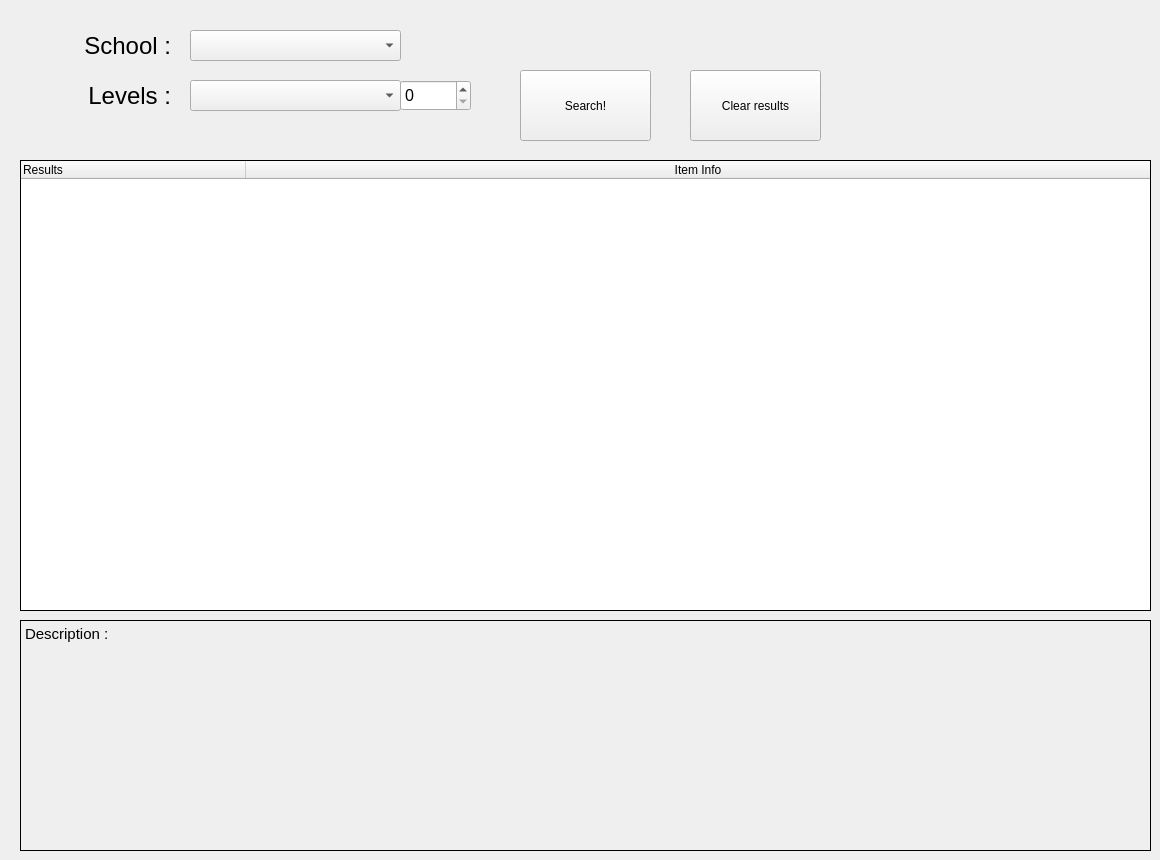
    <widget class="QWidget" name="spells_tab">
     <attribute name="title">
      <string>Spells</string>
     </attribute>
     <widget class="QPushButton" name="spell_clear_button">
      <property name="geometry">
       <rect>
        <x>690</x>
        <y>70</y>
        <width>131</width>
        <height>71</height>
       </rect>
      </property>
      <property name="text">
       <string>Clear results</string>
      </property>
     </widget>
     <widget class="QComboBox" name="spell_school_comboBox">
      <property name="geometry">
       <rect>
        <x>190</x>
        <y>30</y>
        <width>211</width>
        <height>31</height>
       </rect>
      </property>
     </widget>
     <widget class="QLabel" name="school_label">
      <property name="geometry">
       <rect>
        <x>20</x>
        <y>30</y>
        <width>151</width>
        <height>31</height>
       </rect>
      </property>
      <property name="font">
       <font>
        <pointsize>18</pointsize>
       </font>
      </property>
      <property name="text">
       <string>School :</string>
      </property>
      <property name="alignment">
       <set>Qt::AlignRight|Qt::AlignTrailing|Qt::AlignVCenter</set>
      </property>
     </widget>
     <widget class="QSpinBox" name="spell_class_spinBox">
      <property name="geometry">
       <rect>
        <x>400</x>
        <y>80</y>
        <width>71</width>
        <height>31</height>
       </rect>
      </property>
      <property name="font">
       <font>
        <pointsize>12</pointsize>
       </font>
      </property>
     </widget>
     <widget class="QPushButton" name="spell_search_button">
      <property name="geometry">
       <rect>
        <x>520</x>
        <y>70</y>
        <width>131</width>
        <height>71</height>
       </rect>
      </property>
      <property name="text">
       <string>Search!</string>
      </property>
     </widget>
     <widget class="QComboBox" name="spell_class_comboBox">
      <property name="geometry">
       <rect>
        <x>190</x>
        <y>80</y>
        <width>211</width>
        <height>31</height>
       </rect>
      </property>
     </widget>
     <widget class="QLabel" name="levels_label">
      <property name="geometry">
       <rect>
        <x>20</x>
        <y>80</y>
        <width>151</width>
        <height>31</height>
       </rect>
      </property>
      <property name="font">
       <font>
        <pointsize>18</pointsize>
       </font>
      </property>
      <property name="text">
       <string>Levels :</string>
      </property>
      <property name="alignment">
       <set>Qt::AlignRight|Qt::AlignTrailing|Qt::AlignVCenter</set>
      </property>
     </widget>
     <widget class="QTreeWidget" name="spell_results_box">
      <property name="geometry">
       <rect>
        <x>20</x>
        <y>160</y>
        <width>1131</width>
        <height>451</height>
       </rect>
      </property>
      <property name="font">
       <font>
        <stylestrategy>PreferAntialias</stylestrategy>
       </font>
      </property>
      <property name="frameShape">
       <enum>QFrame::Box</enum>
      </property>
      <property name="frameShadow">
       <enum>QFrame::Plain</enum>
      </property>
      <property name="verticalScrollBarPolicy">
       <enum>Qt::ScrollBarAsNeeded</enum>
      </property>
      <property name="horizontalScrollBarPolicy">
       <enum>Qt::ScrollBarAsNeeded</enum>
      </property>
      <property name="sizeAdjustPolicy">
       <enum>QAbstractScrollArea::AdjustToContentsOnFirstShow</enum>
      </property>
      <property name="editTriggers">
       <set>QAbstractItemView::DoubleClicked|QAbstractItemView::EditKeyPressed</set>
      </property>
      <property name="showDropIndicator" stdset="0">
       <bool>true</bool>
      </property>
      <property name="defaultDropAction">
       <enum>Qt::IgnoreAction</enum>
      </property>
      <property name="alternatingRowColors">
       <bool>true</bool>
      </property>
      <property name="selectionBehavior">
       <enum>QAbstractItemView::SelectItems</enum>
      </property>
      <property name="textElideMode">
       <enum>Qt::ElideNone</enum>
      </property>
      <property name="autoExpandDelay">
       <number>1</number>
      </property>
      <property name="uniformRowHeights">
       <bool>true</bool>
      </property>
      <property name="sortingEnabled">
       <bool>false</bool>
      </property>
      <property name="animated">
       <bool>true</bool>
      </property>
      <property name="headerHidden">
       <bool>false</bool>
      </property>
      <attribute name="headerDefaultSectionSize">
       <number>225</number>
      </attribute>
      <attribute name="headerHighlightSections">
       <bool>false</bool>
      </attribute>
      <column>
       <property name="text">
        <string>Results</string>
       </property>
      </column>
      <column>
       <property name="text">
        <string>Item Info</string>
       </property>
       <property name="textAlignment">
        <set>AlignCenter</set>
       </property>
      </column>
     </widget>
     <widget class="QLabel" name="spell_description_label">
      <property name="geometry">
       <rect>
        <x>20</x>
        <y>620</y>
        <width>1131</width>
        <height>231</height>
       </rect>
      </property>
      <property name="font">
       <font>
        <family>Arial</family>
        <pointsize>11</pointsize>
       </font>
      </property>
      <property name="frameShape">
       <enum>QFrame::Box</enum>
      </property>
      <property name="text">
       <string>Description : </string>
      </property>
      <property name="textFormat">
       <enum>Qt::PlainText</enum>
      </property>
      <property name="alignment">
       <set>Qt::AlignLeading|Qt::AlignLeft|Qt::AlignTop</set>
      </property>
      <property name="wordWrap">
       <bool>true</bool>
      </property>
     </widget>
    </widget>
